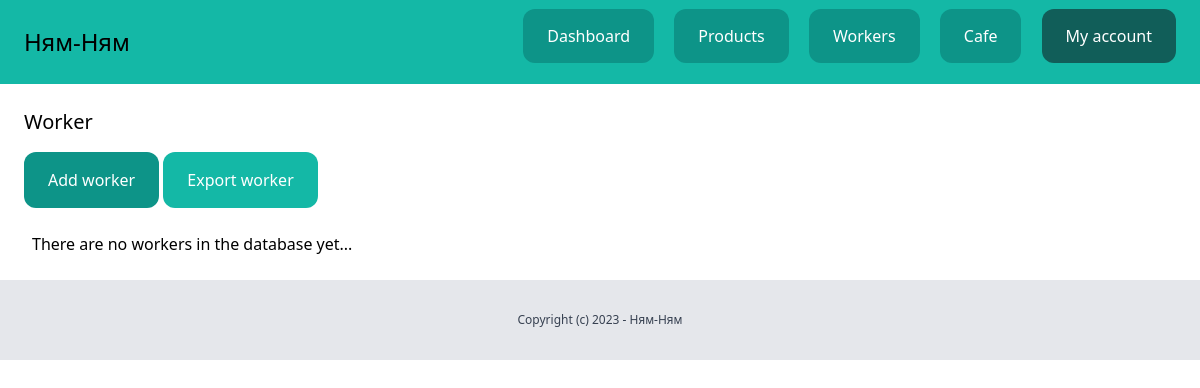
Before: /dashboard/clients/ (signed in) with the older database file.
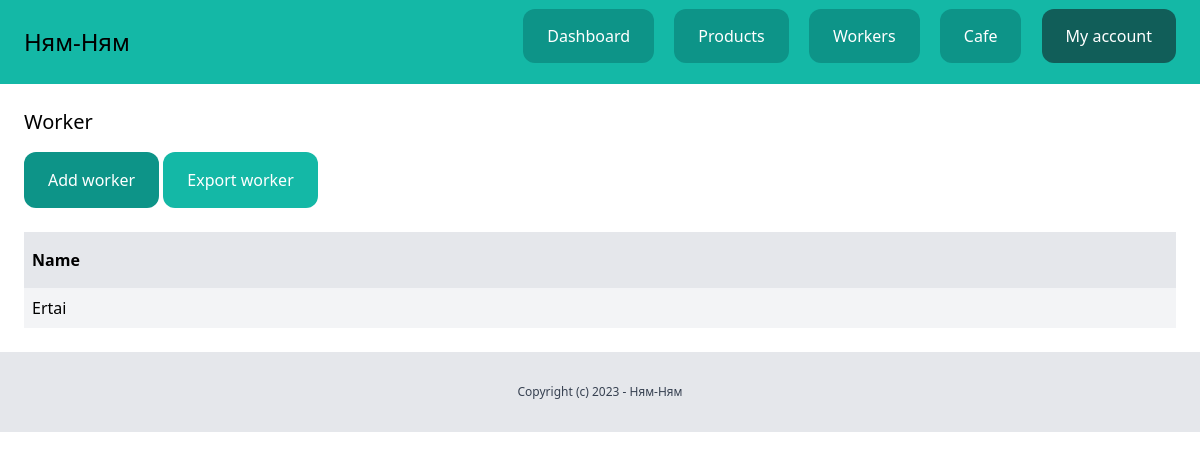
After: the same page with the newer database file.
### client/models.py (models this page shows, shortened)
class Client(models.Model):
    team = models.ForeignKey(Team, related_name='clients', on_delete=models.CASCADE)
    name = models.CharField(max_length=255)
    email = models.EmailField()
    worker_number = models.IntegerField(default=0)
    description = models.TextField(blank=True, null=True)
    created_by = models.ForeignKey(User, related_name='clients', on_delete=models.CASCADE)
    created_at = models.DateTimeField(auto_now_add=True)
    modified_at = models.DateTimeField(auto_now=True)
    class Meta:
        ordering = ('name',)

### client/views.py (the view)
# urls.py: path('', views.clients_list, name='list'),
@login_required
def clients_list(request):
    team = request.user.userprofile.active_team
    clients = team.clients.all()
    return render(request, 'client/clients_list.html', {
        'clients': clients
    })

### team/context_processors.py (called while the page is built)
def active_team(request):
    if request.user.is_authenticated:
        active_team = request.user.userprofile.get_active_team()
        if not active_team:
            active_team = Team.objects.filter(created_by=request.user)[0]
    else:
        active_team = None
    return {'active_team': active_team}

### userprofile/models.py (called while the page is built)
    def get_active_team(self):
        if self.active_team:
            return self.active_team
        else:
            return Team.objects.filter(members__in=[self.user.id]).first()

### client/templates/client/clients_list.html (shortened to what this page needs)
{% extends 'core/base.html' %}
{% block content %}
    <div class="py-6 px-6">
        <h1 class="mb-4 text-xl">Worker</h1>
        <a href="{% url 'clients:add' %}" class="inline-block py-4 px-6 bg-teal-600 rounded-xl text-white">Add worker</a>
        <a href="{% url 'clients:export' %}" class="inline-block py-4 px-6 rounded-xl bg-teal-500 text-white">Export worker</a>
        {% if clients %}
            <div class="mt-6 flex justify-between">
                <p class="py-4 px-2 bg-gray-200 font-semibold w-full">Name</p>
            </div>
            {% for client in clients %}
                <div class="flex justify-between">
                    <p class="py-2 px-2 w-full {% cycle 'bg-gray-100' '' %}">
                        <a href="{% url 'clients:detail' client.id %}">{{ client.name }}</a>
                    </p>
                </div>
            {% endfor %}
        {% else %}
            <p class="mt-6 px-2">There are no workers in the database yet...</p>
        {% endif %}
    </div>
{% endblock %}

Changed rows visible on the page:
added Client: name "Ertai"
Other visible differences:
text no longer shown: "There are no workers in the database yet..."
text now shown: "Name"
